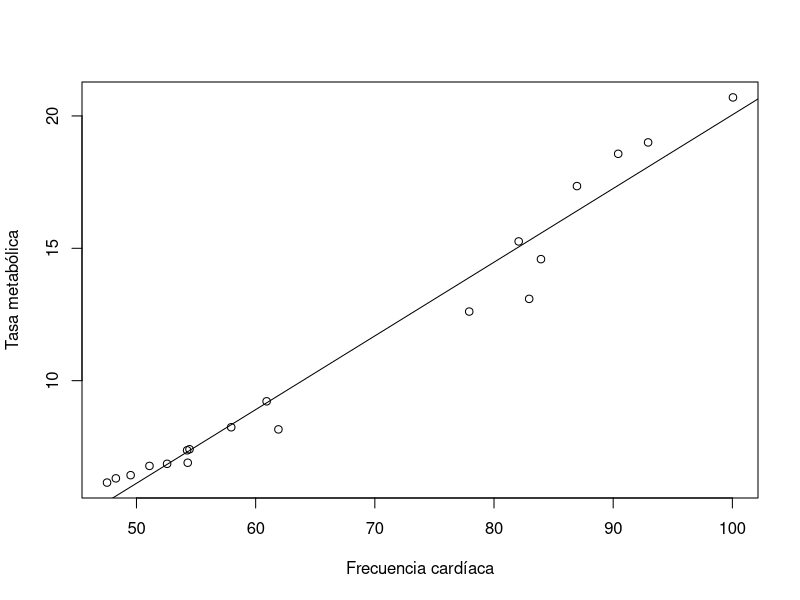
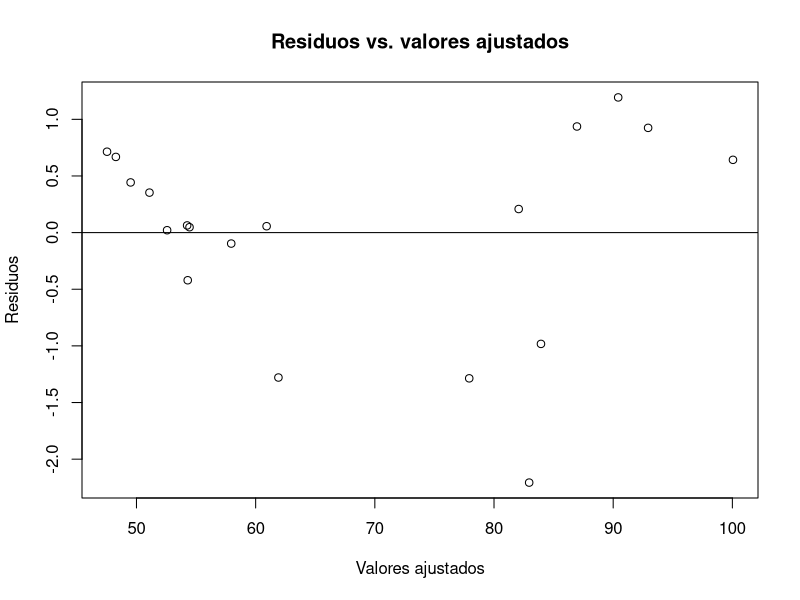
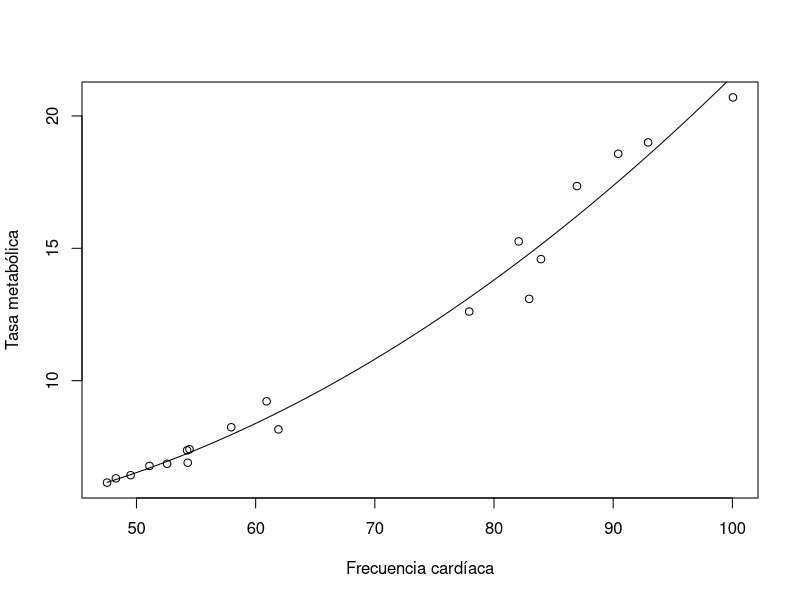

These charts were generated, in order, by the following R code:
## ---- chunk 1
heartbpm <- c(47.53, 48.27, 49.51, 51.09, 52.57, 54.30, 54.25, 54.45, 57.95, 
              60.92, 61.91, 77.92, 82.07, 82.95, 83.94, 86.96, 90.42, 92.93, 
              100.05)
metabol <- c(6.15, 6.31, 6.43, 6.78, 6.86, 6.90, 7.37, 7.41, 8.24, 9.22, 
             8.16, 12.61, 15.26, 13.09, 14.59, 17.35, 18.57, 19.00, 20.70)
vulture <- data.frame(heartbpm, metabol)
## ---- chunk 2
plot(heartbpm, metabol, xlab="Frecuencia cardíaca", ylab="Tasa metabólica")
abline(lm(metabol ~ heartbpm, data=vulture))
## ---- chunk 3
lm <- lm(metabol ~ heartbpm, data=vulture)
residuos <- lm$residuals

plot(heartbpm, residuos, 
     xlab="Valores ajustados",
     ylab="Residuos",
     main="Residuos vs. valores ajustados")
abline(0,0)

## ---- chunk 4
lm2 <- lm(metabol ~ heartbpm + I(heartbpm^2), data=vulture)
# I isolates or insulates the contents of I( ... ) from the gaze of R's formula
# parsing code. It allows the standard R operators to work as they would if you
# used them outside of a formula, rather than being treated as special formula
# operators.

coeficientes <- coef(lm2)

plot(heartbpm, metabol, 
     xlab="Frecuencia cardíaca",
     ylab="Tasa metabólica")
curve(coeficientes[1] + coeficientes[2]*x + coeficientes[3]*(x**2), 
      add=TRUE)

## ---- chunk 5

